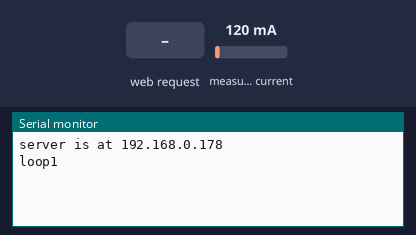
The sketch below on a simulated Arduino Uno, built with avr-gcc and run on an emulated ATmega328P. Shown: the last lines printed to the serial monitor. The inputs (shaded band) are chosen by the test bench; at power-on: measured current 120 mA.

Above: at 1.2 s.
1.3 s: HTTP request GET /power.php? received
At 2.2 s:
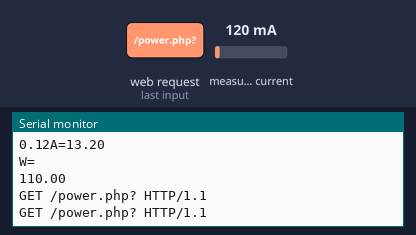
3.1 s: measured current set to 40 mA
At 4.2 s:
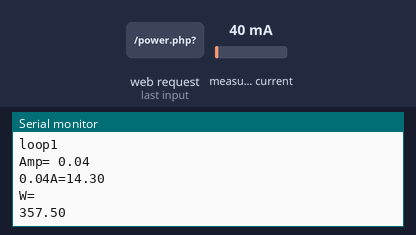
4.6 s: measured current set to 500 mA
At 5.7 s:
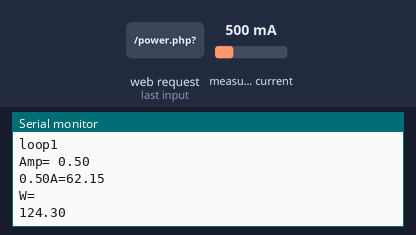
Timing chart, 0 to 7.6 s (numbered marks = the images above; inputs shaded):
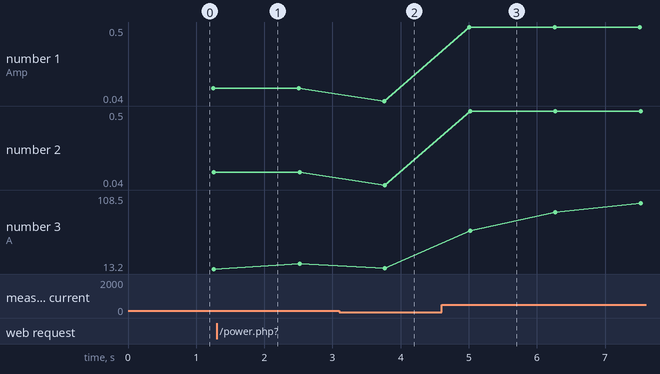

The sketch:

sensdata.ino
```cpp
#include <Wire.h>
#include "EmonLib.h"
#include <SPI.h>
#include <Ethernet.h>
#include "Thread.h"
#include "ThreadController.h"
EnergyMonitor emon1;
byte mac[] = { 0xDE, 0xAD, 0xBE, 0xEF, 0xFE, 0xED };
byte ip[] = { 192, 168, 0, 178 };
byte IP4Address[] = { 127, 0, 0, 1};
byte gateway[] = { 192, 168, 0, 1 };
byte subnet[] = { 255, 255, 255, 0 };
EthernetClient cliente;
double sensor_data=0;
String readString;
unsigned long previousMillis=0;
double A=0.0;
double v=0.0;
double watt=0.0;
int sec=0;
int hours=1;
int count=0;
int led = 5;
EthernetServer server(80);
int digitalReadOutputPin(uint8_t pin)
{
 uint8_t bit = digitalPinToBitMask(pin);
 uint8_t port = digitalPinToPort(pin);
 if (port == NOT_A_PIN)
   return LOW;

 return (*portOutputRegister(port) & bit) ? HIGH : LOW;
}

ThreadController mainThread;

Thread threadDofun1;

void function1(){
       Serial.println("loop1");
        double Irms=emon1.calcIrms(1480);
        if(Irms==NULL){
         Irms = 0.0;
        }
        //check if the pin have electricity
        if(digitalReadOutputPin(3) == 1){
            Irms=0.00;
        }
        Serial.print("Amp= ");
        Serial.println(Irms);
        Serial.print(Irms);
        A = (A + (Irms * 220))/2;
        v=A/Irms;
        Serial.print("A=");
        Serial.println(A);
        Serial.println("W=");
        Serial.println(v);
        sensor_data=Irms;
}
Thread threadDofun2;
void function2(){
   Serial.println("I am in loop 2 I will send data in one hour");
   Ethernet.begin(mac, ip, gateway, subnet);
  if (count == 2){ //239
  if (cliente.connect(IP4Address, 80)) {
        Serial.println("connected");
        watt = A ;
        cliente.print("GET /power.php?");
        cliente.print("watt=");
        cliente.print(watt);
        cliente.print("&hours=");
        cliente.print(hours);
        cliente.print("&id=");
        cliente.println(1);
        cliente.print("&vol=");
        cliente.println(v);
        Serial.print("watt=");
        Serial.println(watt);
        Serial.print("hours= ");
        Serial.println(hours);
        cliente.stop();
        hours = 1;
        watt = 0.0;
        A = 0.0;
      } else {
        Serial.println("connection failed");
        hours++;
      }
      count = 0;
  }
  count++;
}
void setup() {
  // put your setup code here, to run once:
   Serial.begin(9600);
   Ethernet.begin(mac, ip, gateway, subnet);
   server.begin();
   Serial.print("server is at ");
   Serial.println(Ethernet.localIP());
   pinMode(A1, INPUT);
   emon1.current(A1, 62);
   //***************************************
  threadDofun1.setInterval(1000);
  threadDofun1.onRun(function1);
  threadDofun2.setInterval(15000);
  threadDofun2.onRun(function2);
  mainThread.add(&threadDofun1);
  mainThread.add(&threadDofun2);
}

void loop() {

  EthernetClient client = server.available();
  double Irms=emon1.calcIrms(1480);
  if (client) {
    while (client.connected()) {
      if (client.available()) {
        char c = client.read();
        //read char by char HTTP request
        if (readString.length() < 100) {
          readString += c;
          Serial.print(c);
         }
         if(digitalReadOutputPin(3) == 1){
            Irms=0.00;
        }
         //if HTTP request has ended
         if (c == '\n') {
           Serial.println(readString);
          client.println("HTTP/1.1 200 OK");
          client.println("Content-Type: application/json");
          client.println();
          digitalReadOutputPin(led);
          client.print("{\"arduino\":[{\"current\":\"");
          client.print(sensor_data);
          client.print("\"},{\"pin3\":\"");
          client.print(digitalReadOutputPin(3));
          client.print("\"},{\"pin6\":\"");
          client.print(digitalReadOutputPin(6));
          client.print("\"}");
          client.print("]}");
          delay(1);
          client.stop();
         }
      }
    }
  }
  mainThread.run();
   /* Serial.print("Electric Meter");
    Serial.print(Irms);
    A = (A + (Irms * 220))/2;
    Serial.print("A=");
    Serial.println(A);
    sensor_data=Irms;
    Serial.println("");
    delay(2000);*/
}
```

Measured:
- after the input at 1.3 s, the serial monitor: prints a new line after 0.31 s (image 1)
- after the input at 3.1 s, the serial monitor: prints a new line after 0.66 s (image 2)
- after the input at 4.6 s, the serial monitor: prints a new line after 0.41 s (image 3)
- plotted number 1: 0.12 → 0.04 after the input at 3.1 s, 0.04 → 0.5 after the input at 4.6 s
- plotted number 2: 0.12 → 0.04 after the input at 3.1 s, 0.04 → 0.5 after the input at 4.6 s
- plotted number 3: 19.8 → 14.3 after the input at 3.1 s, 14.3 → 108.5 after the input at 4.6 s
